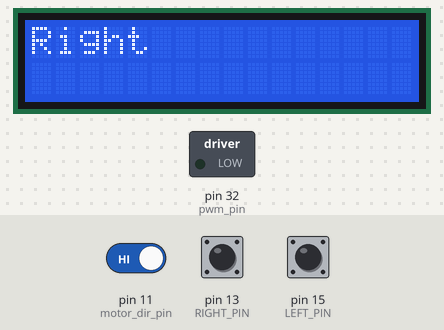
A program run on a simulated Raspberry Pi (header pin numbers). Parts: 16×2 character LCD, switched loads named in the program (green lamp = pin HIGH). The inputs (shaded band) are chosen by the test bench; at power-on: pin 11 (motor_dir_pin) HIGH, pin 13 (RIGHT_PIN) HIGH, pin 15 (LEFT_PIN) HIGH.

Above: at 1.2 s.
1.3 s: pin 11 (motor_dir_pin) driven LOW
At 1.64 s:
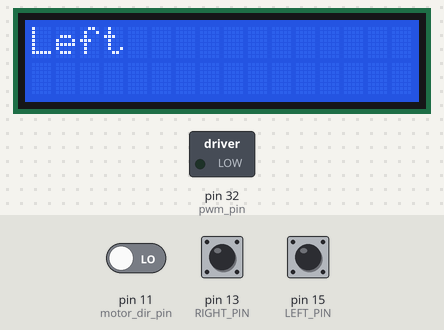
3.3 s: pin 11 (motor_dir_pin) driven HIGH
At 3.59 s:
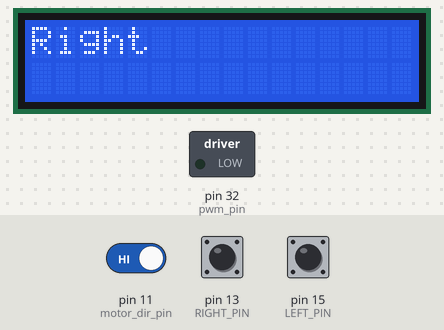
Timing chart, 0 to 6.3 s (numbered marks = the images above; inputs shaded):
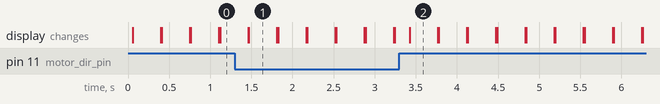

The program:

motor_control.py
```python
import smbus
import time
import RPi.GPIO as GPIO

# Common setup
GPIO.setmode(GPIO.BOARD)
GPIO.setwarnings(False)

# ----------------------------------
# DC Motor configuration
# ----------------------------------
RIGHT_PIN = 13
LEFT_PIN = 15
PROXIMITY_PIN = 18

pwm_pin = 32
motor_dir_pin = 11

GPIO.setup(motor_dir_pin, GPIO.OUT)
GPIO.setup(pwm_pin, GPIO.OUT)
GPIO.setup(RIGHT_PIN, GPIO.IN, pull_up_down=GPIO.PUD_UP)
GPIO.setup(LEFT_PIN, GPIO.IN, pull_up_down=GPIO.PUD_UP)
GPIO.setup(PROXIMITY_PIN, GPIO.IN)

pwm = GPIO.PWM(pwm_pin, 1000)  # Set PWM frequency to 1000 Hz
pwm.start(0)

def rotate_right(speed):
    GPIO.output(motor_dir_pin, GPIO.HIGH)
    pwm.ChangeDutyCycle(speed)

def rotate_left(speed):
    GPIO.output(motor_dir_pin, GPIO.LOW)
    pwm.ChangeDutyCycle(speed)

def stop_motor():
    pwm.ChangeDutyCycle(0)

# ----------------------------------
# LCD configuration
# ----------------------------------
I2C_ADDR = 0x27  # I2C address of the LCD
LCD_WIDTH = 16

LCD_CHR = 1
LCD_CMD = 0
LCD_LINE_1 = 0x80
LCD_LINE_2 = 0xC0

ENABLE = 0b00000100
BACKLIGHT = 0b00001000

SWITCH = 11
GPIO.setup(SWITCH, GPIO.IN, pull_up_down=GPIO.PUD_UP)

bus = smbus.SMBus(1)

def lcd_write(bits, mode):
    high_bits = mode | (bits & 0xF0) | BACKLIGHT
    low_bits = mode | ((bits << 4) & 0xF0) | BACKLIGHT

    bus.write_byte(I2C_ADDR, high_bits)
    lcd_toggle_enable(high_bits)
    bus.write_byte(I2C_ADDR, low_bits)
    lcd_toggle_enable(low_bits)

def lcd_toggle_enable(bits):
    time.sleep(0.0005)
    bus.write_byte(I2C_ADDR, (bits | ENABLE))
    time.sleep(0.0005)
    bus.write_byte(I2C_ADDR, (bits & ~ENABLE))
    time.sleep(0.0005)

def lcd_init():
    lcd_write(0x33, LCD_CMD)
    lcd_write(0x32, LCD_CMD)
    lcd_write(0x06, LCD_CMD)
    lcd_write(0x0C, LCD_CMD)
    lcd_write(0x28, LCD_CMD)
    lcd_write(0x01, LCD_CMD)
    time.sleep(0.0005)

def lcd_message(message):
    message = message.ljust(LCD_WIDTH, " ")
    for char in message:
        lcd_write(ord(char), LCD_CHR)

def lcd_clear():
    lcd_write(0x01, LCD_CMD)

# ----------------------------------
# Independent motor and LCD functions
# ----------------------------------

def motor_control():
    if GPIO.input(RIGHT_PIN) == GPIO.LOW:
        print("Rotating right")
        rotate_right(50)

    elif GPIO.input(LEFT_PIN) == GPIO.LOW:
        if GPIO.input(PROXIMITY_PIN) == GPIO.HIGH:
            print("Proximity sensor activated! Motor stopped.")
            stop_motor()
            time.sleep(1)
            print("Changing direction: Rotating right")
            rotate_right(50)
        else:
            print("Rotating left")
            rotate_left(50)
    else:
        stop_motor()

def lcd_control():
    if GPIO.input(SWITCH):
        lcd_clear()
        lcd_write(LCD_LINE_1, LCD_CMD)
        lcd_message("Right")
    else:
        lcd_clear()
        lcd_write(LCD_LINE_1, LCD_CMD)
        lcd_message("Left")

# ----------------------------------
# Main program
# ----------------------------------

def main():
    lcd_init()  # Initialize LCD

    try:
        while True:
            motor_control()  # Control the motor independently
            lcd_control()    # Control the LCD independently
            time.sleep(0.1)

    except KeyboardInterrupt:
        print("\nProgram stopped by user.")
    finally:
        lcd_clear()
        pwm.stop()
        GPIO.cleanup()

if __name__ == "__main__":
    main()
```

Measured:
- after the input at 1.3 s, the display: first changes after 0.16 s (image 1 shows a later state)
- after the input at 3.3 s, the display: changes after 0.13 s (image 2)
